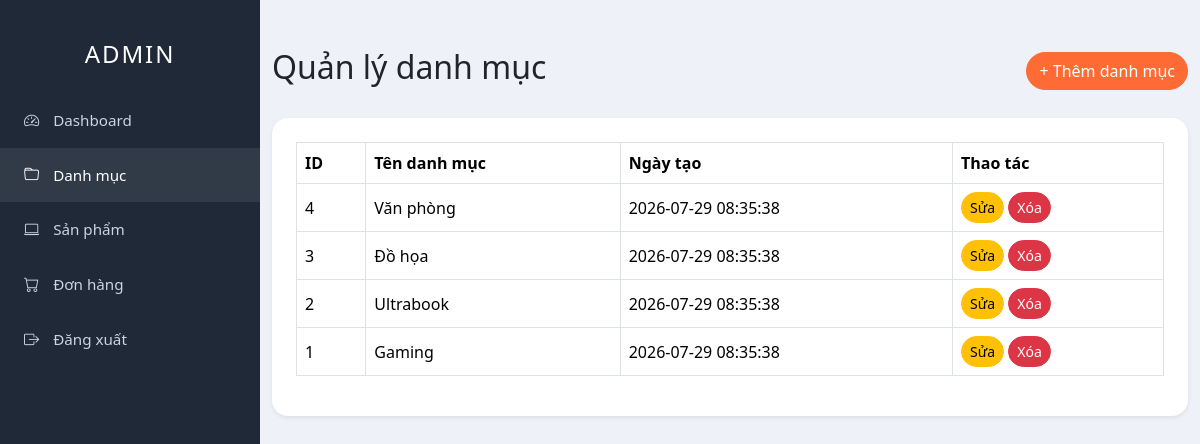
Screenshot of /admin/categories/index.php (signed in) with the database file from the repository.
### tables this page shows
CREATE TABLE IF NOT EXISTS categories (
  id INT AUTO_INCREMENT PRIMARY KEY,
  name VARCHAR(100) NOT NULL,
  created_at TIMESTAMP DEFAULT CURRENT_TIMESTAMP
);

### admin/categories/index.php (the view, shortened to what this page needs)
<?php
require_once __DIR__ . "/../../config/database.php";
$categories = mysqli_query($conn, "SELECT * FROM categories ORDER BY id DESC");
include "../includes/header.php";
include "../includes/sidebar.php";
?>
<div class="main-content">
    <div class="container-fluid py-4">
        <div class="d-flex justify-content-between align-items-center mb-4">
            <h2>Quản lý danh mục</h2>
            <a href="create.php" class="btn btn-primary">+ Thêm danh mục</a>
        </div>
        <div class="card shadow-sm border-0">
            <div class="card-body">
                <table class="table table-bordered align-middle">
                    <thead>
                        <tr>
                            <th>ID</th>
                            <th>Tên danh mục</th>
                            <th>Ngày tạo</th>
                            <th>Thao tác</th>
                        </tr>
                    </thead>
                    <tbody>
                        <?php while ($category = mysqli_fetch_assoc($categories)): ?>
                            <tr>
                                <td><?= $category["id"] ?></td>
                                <td><?= htmlspecialchars($category["name"]) ?></td>
                                <td><?= $category["created_at"] ?></td>
                                <td>
                                    <a href="edit.php?id=<?= $category["id"] ?>" class="btn btn-sm btn-warning">Sửa</a>
                                    <a href="delete.php?id=<?= $category["id"] ?>" class="btn btn-sm btn-danger" onclick="return confirm('Xóa danh mục này?')">Xóa</a>
                                </td>
                            </tr>
                        <?php endwhile; ?>
                    </tbody>
                </table>
            </div>
        </div>
    </div>
</div>
<?php include "../includes/footer.php"; ?>

### assets/css/admin.css (style rules this page uses)
body { background: #eef2f8; color: #212529; }
.main-content { margin-left: 260px; min-height: 100vh; background: #eef2f8; padding-top: 24px; }
.card { border-radius: 1rem; border: 1px solid rgba(15, 23, 42, 0.08); transition: transform 0.25s ease, box-shadow 0.25s ease; }
.card-body { padding: 1.5rem; }
.btn-primary, .btn-warning, .btn-danger, .btn-success { border-radius: 999px; }
.btn-primary { background:#ff6b35; border-color:#ff6b35; }

### rows the page displays
categories: id "4", name "Văn phòng", created_at "2026-07-29 08:35:38"
categories: id "3", name "Đồ họa", created_at "2026-07-29 08:35:38"
categories: id "2", name "Ultrabook", created_at "2026-07-29 08:35:38"
categories: id "1", name "Gaming", created_at "2026-07-29 08:35:38"
